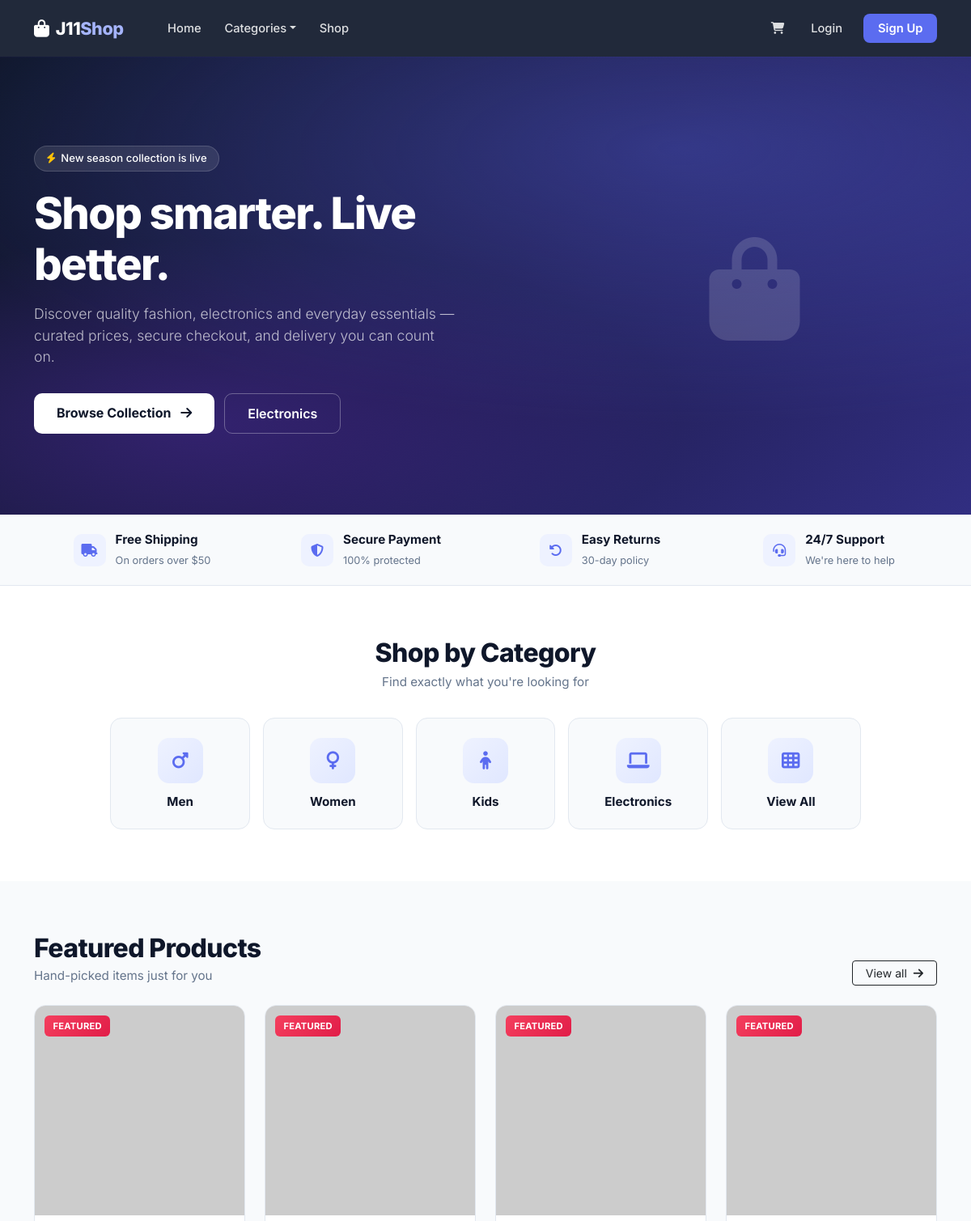
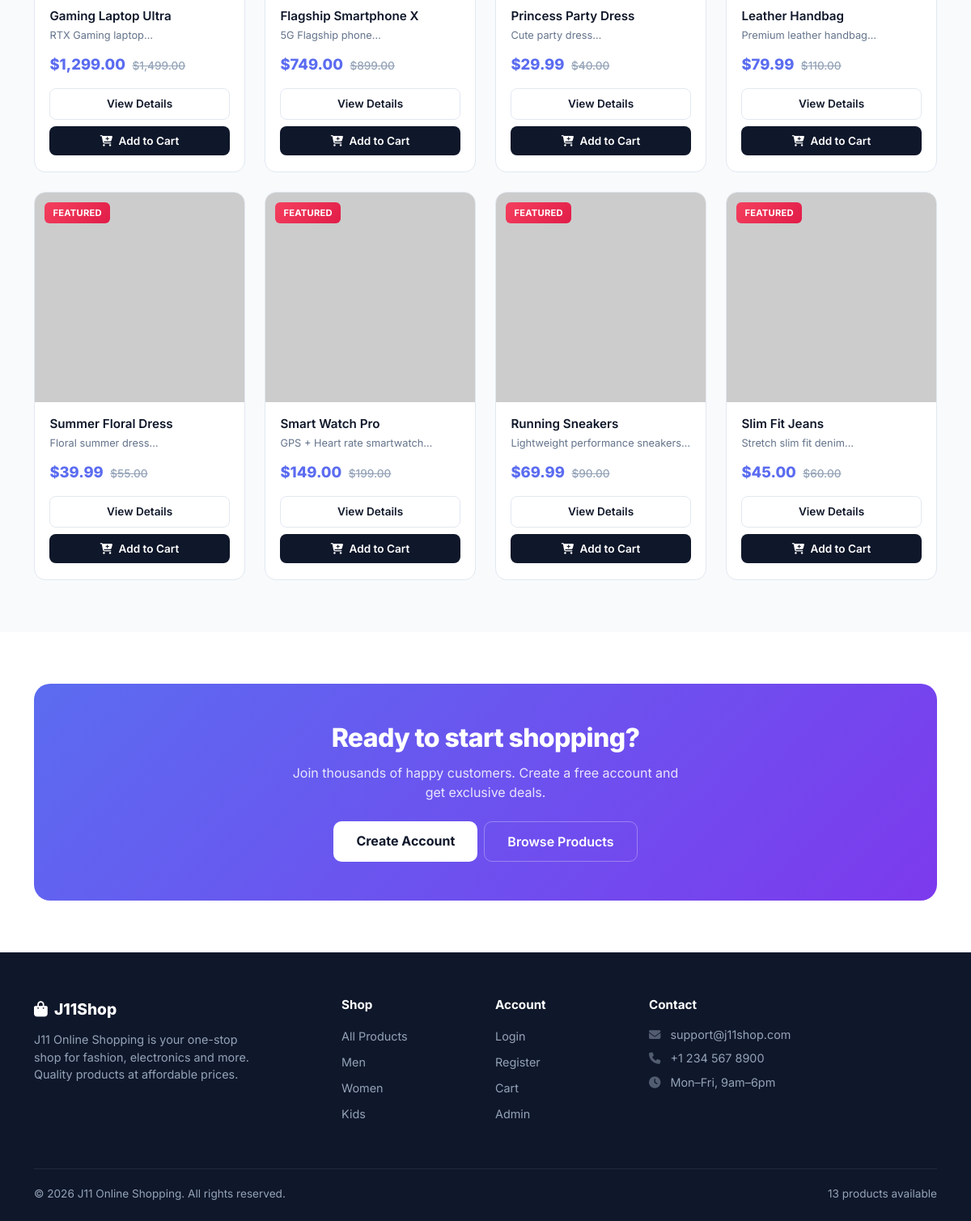
The page / on the database its author committed (2 pictures, top to bottom).
### tables this page shows
CREATE TABLE `tbl_settings` (
  `id` int(11) NOT NULL AUTO_INCREMENT,
  `logo` varchar(255) DEFAULT NULL,
  `favicon` varchar(255) DEFAULT NULL,
  `footer_about` text,
  `footer_copyright` text,
  `contact_address` text,
  `contact_email` varchar(100) DEFAULT NULL,
  `contact_phone` varchar(50) DEFAULT NULL,
  `contact_map_iframe` text,
  `meta_title_home` varchar(255) DEFAULT NULL,
  `meta_keyword_home` text,
  `meta_description_home` text,
  PRIMARY KEY (`id`)
);

CREATE TABLE `tbl_top_category` (
  `tcat_id` int(11) NOT NULL AUTO_INCREMENT,
  `tcat_name` varchar(255) NOT NULL,
  `show_on_menu` tinyint(1) NOT NULL DEFAULT 1,
  PRIMARY KEY (`tcat_id`)
);

CREATE TABLE `tbl_product` (
  `p_id` int(11) NOT NULL AUTO_INCREMENT,
  `p_name` varchar(255) NOT NULL,
  `p_old_price` decimal(10,2) DEFAULT NULL,
  `p_current_price` decimal(10,2) NOT NULL,
  `p_qty` int(11) NOT NULL DEFAULT 0,
  `p_featured_photo` varchar(255) DEFAULT NULL,
  `p_description` text,
  `p_short_description` text,
  `p_feature` text,
  `p_condition` text,
  `p_return_policy` text,
  `p_total_view` int(11) NOT NULL DEFAULT 0,
  `p_is_featured` tinyint(1) NOT NULL DEFAULT 0,
  `p_is_active` tinyint(1) NOT NULL DEFAULT 1,
  `ecat_id` int(11) DEFAULT NULL,
  PRIMARY KEY (`p_id`),
  KEY `ecat_id` (`ecat_id`)
);

### index.php (the view, shortened to what this page needs)
<?php
require_once('inc_config.php');
$stmt = $pdo->query("SELECT * FROM tbl_product WHERE p_is_active=1 ORDER BY p_is_featured DESC, p_id DESC LIMIT 8");
$products = $stmt->fetchAll();
$top_cats = $pdo->query("SELECT * FROM tbl_top_category WHERE show_on_menu=1")->fetchAll();
$settings = $pdo->query("SELECT * FROM tbl_settings WHERE id=1")->fetch() ?: [];
$hero_image = !empty($settings['hero_image']) ? 'assets/uploads/' . $settings['hero_image'] : '';
$hero_title = $settings['hero_title'] ?? 'Shop smarter. Live better.';
$hero_subtitle = $settings['hero_subtitle'] ?? 'Discover quality fashion, electronics and everyday essentials — curated prices, secure checkout, and delivery you can count on.';
$contact_email = $settings['contact_email'] ?? '<?php echo htmlspecialchars($contact_email); ?>';
$contact_phone = $settings['contact_phone'] ?? '<?php echo htmlspecialchars($contact_phone); ?>';
$footer_about = $settings['footer_about'] ?? '<?php echo htmlspecialchars($footer_about); ?>';
$total_products = $pdo->query("SELECT COUNT(*) FROM tbl_product WHERE p_is_active=1")->fetchColumn();
?>
<!DOCTYPE html>
<html lang="en">
<head>
    <link href="https://cdn.jsdelivr.net/npm/bootstrap@5.3.3/dist/css/bootstrap.min.css" rel="stylesheet">
    <link href="https://cdnjs.cloudflare.com/ajax/libs/font-awesome/6.5.1/css/all.min.css" rel="stylesheet">
</head>
<body>
<nav class="navbar navbar-expand-lg sticky-top">
    <div class="container">
        <a class="navbar-brand" href="index.php">
            <i class="fas fa-shopping-bag me-1"></i> J11<span>Shop</span>
        </a>
        <div class="collapse navbar-collapse" id="nav">
            <ul class="navbar-nav me-auto ms-lg-4">
                <li class="nav-item"><a class="nav-link" href="index.php">Home</a></li>
                <li class="nav-item dropdown">
                    <a class="nav-link dropdown-toggle" href="#" data-bs-toggle="dropdown">Categories</a>
                </li>
                <li class="nav-item"><a class="nav-link" href="products.php">Shop</a></li>
            </ul>
            <ul class="navbar-nav align-items-lg-center gap-lg-1">
                <li class="nav-item">
                    <a class="nav-link" href="cart.php">
                        <i class="fas fa-shopping-cart"></i>
                    </a>
                </li>
                <?php if (isset($_SESSION['customer'])): ?>
                    <li class="nav-item">
                        <a class="nav-link" href="customer-dashboard.php">
                            <i class="fas fa-user me-1"></i><?php echo htmlspecialchars($_SESSION['customer']['cust_name']); ?>
                        </a>
                    </li>
                    <li class="nav-item"><a class="nav-link" href="logout.php">Logout</a></li>
                <?php else: ?>
                    <li class="nav-item"><a class="nav-link" href="login.php">Login</a></li>
                    <li class="nav-item"><a class="nav-link btn-nav ms-lg-2" href="register.php">Sign Up</a></li>
                <?php endif; ?>
            </ul>
        </div>
    </div>
</nav>
<section class="hero<?php echo $hero_image ? ' has-image' : ''; ?>"
         <?php if ($hero_image): ?>style="background-image: url('<?php echo htmlspecialchars($hero_image); ?>')"<?php endif; ?>>
    <div class="container">
        <div class="row align-items-center">
            <div class="col-lg-7">
                <div class="hero-badge">
                    <i class="fas fa-bolt text-warning"></i> New season collection is live
                </div>
                <h1><?php
                    $parts = explode('|', $hero_title, 2);
                    echo htmlspecialchars(trim($parts[0]));
                ?></h1>
                <p class="lead">
                    <?php echo htmlspecialchars($hero_subtitle); ?>
                </p>
                <div class="hero-actions">
                    <a href="products.php" class="btn btn-hero">
                        Browse Collection <i class="fas fa-arrow-right ms-2"></i>
                    </a>
                    <a href="products.php?cat=4" class="btn btn-hero-outline">Electronics</a>
                </div>
            </div>
            <div class="col-lg-5 d-none d-lg-block text-center">
                <div style="font-size:8rem;opacity:0.15;line-height:1">
                    <i class="fas fa-shopping-bag"></i>
                </div>
            </div>
        </div>
    </div>
</section>
<div class="trust-bar">
    <div class="container">
        <div class="row g-3 text-center text-md-start">
            <div class="col-6 col-md-3">
                <div class="trust-item">
                    <i class="fas fa-truck"></i>
                    <div>
                        <strong>Free Shipping</strong>
                        <span>On orders over $50</span>
                    </div>
                </div>
            </div>
            <div class="col-6 col-md-3">
                <div class="trust-item">
                    <i class="fas fa-shield-halved"></i>
                    <div>
                        <strong>Secure Payment</strong>
                        <span>100% protected</span>
                    </div>
                </div>
            </div>
            <div class="col-6 col-md-3">
                <div class="trust-item">
                    <i class="fas fa-rotate-left"></i>
                    <div>
                        <strong>Easy Returns</strong>
                        <span>30-day policy</span>
                    </div>
                </div>
            </div>
            <div class="col-6 col-md-3">
                <div class="trust-item">
                    <i class="fas fa-headset"></i>
                    <div>
                        <strong>24/7 Support</strong>
                        <span>We're here to help</span>
                    </div>
                </div>
            </div>
        </div>
    </div>
</div>
<section class="section-pad">
    <div class="container">
        <div class="text-center mb-2">
            <h2 class="section-title">Shop by Category</h2>
            <p class="section-sub">Find exactly what you're looking for</p>
        </div>
        <div class="row g-3 justify-content-center">
            <?php
            $cat_icons = ['fa-mars', 'fa-venus', 'fa-child', 'fa-laptop'];
            $i = 0;
            foreach ($top_cats as $cat):
                $icon = $cat_icons[$i % count($cat_icons)];
                $i++;
            ?>
                <div class="col-6 col-md-3 col-lg-2">
                    <a href="products.php?cat=<?php echo $cat['tcat_id']; ?>" class="cat-card">
                        <div class="cat-icon"><i class="fas <?php echo $icon; ?>"></i></div>
                        <h6><?php echo htmlspecialchars($cat['tcat_name']); ?></h6>
                    </a>
                </div>
            <?php endforeach; ?>
            <div class="col-6 col-md-3 col-lg-2">
                <a href="products.php" class="cat-card">
                    <div class="cat-icon"><i class="fas fa-th"></i></div>
                    <h6>View All</h6>
                </a>
            </div>
        </div>
    </div>
</section>
<section class="section-pad" style="background: var(--surface);">
    <div class="container">
        <div class="d-flex flex-wrap justify-content-between align-items-end mb-4 gap-2">
            <div>
                <h2 class="section-title mb-1">Featured Products</h2>
                <p class="section-sub mb-0">Hand-picked items just for you</p>
            </div>
            <a href="products.php" class="btn btn-outline-dark btn-sm px-3">
                View all <i class="fas fa-arrow-right ms-1"></i>
            </a>
        </div>
        <div class="row g-4">
            <?php if (empty($products)): ?>
                <div class="col-12 text-center py-5">
                    <i class="fas fa-box-open fa-3x text-muted mb-3"></i>
                    <p class="text-muted">No products yet. Check back soon or visit the Admin panel.</p>
                </div>
            <?php else: ?>
                <?php foreach ($products as $p): ?>
                    <div class="col-6 col-md-4 col-lg-3">
                        <div class="product-card">
                            <div class="img-wrap">
                                <?php if ($p['p_is_featured']): ?>
                                    <span class="badge-featured">Featured</span>
                                <?php endif; ?>
                                <img src="<?php echo $p['p_featured_photo'] ? 'assets/uploads/'.$p['p_featured_photo'] : 'https://placehold.co/400x400/e2e8f0/64748b?text='.urlencode(substr($p['p_name'],0,12)); ?>"
                                     alt="<?php echo htmlspecialchars($p['p_name']); ?>"
                                     onerror="this.src='https://placehold.co/400x400/e2e8f0/64748b?text=Product'">
                            </div>
                            <div class="card-body d-flex flex-column">
                                <h6 class="card-title"><?php echo htmlspecialchars($p['p_name']); ?></h6>
                                <?php if (!empty($p['p_short_description'])): ?>
                                    <p class="card-text"><?php echo htmlspecialchars(mb_substr($p['p_short_description'], 0, 55)); ?>…</p>
                                <?php endif; ?>
                                <div class="mb-3">
                                    <span class="price">$<?php echo number_format($p['p_current_price'], 2); ?></span>
                                    <?php if ($p['p_old_price'] > $p['p_current_price']): ?>
                                        <span class="old-price ms-1">$<?php echo number_format($p['p_old_price'], 2); ?></span>
                                    <?php endif; ?>
                                </div>
                                <div class="mt-auto d-grid gap-2">
                                    <a href="product.php?id=<?php echo $p['p_id']; ?>" class="btn btn-view btn-sm">View Details</a>
                                    <form action="cart-add.php" method="post">
                                        <button type="submit" class="btn btn-add btn-sm w-100">
                                            <i class="fas fa-cart-plus me-1"></i> Add to Cart
                                        </button>
                                    </form>
                                </div>
                            </div>
                        </div>
                    </div>
                <?php endforeach; ?>
            <?php endif; ?>
        </div>
    </div>
</section>
<section class="section-pad">
    <div class="container">
        <div class="cta-band">
            <h2>Ready to start shopping?</h2>
            <p>Join thousands of happy customers. Create a free account and get exclusive deals.</p>
            <div class="d-flex flex-wrap justify-content-center gap-2">
                <a href="register.php" class="btn btn-hero">Create Account</a>
                <a href="products.php" class="btn btn-hero-outline">Browse Products</a>
            </div>
        </div>
    </div>
</section>
<footer>
    <div class="container">
        <div class="row g-4">
            <div class="col-md-4">
                <div class="footer-brand"><i class="fas fa-shopping-bag me-1"></i> J11Shop</div>
                <p class="mb-3" style="font-size:0.9rem;max-width:280px">
                    <?php echo htmlspecialchars($footer_about); ?>
                </p>
            </div>
            <div class="col-6 col-md-2">
                <h5>Shop</h5>
                <ul class="list-unstyled d-flex flex-column gap-2">
                    <li><a href="products.php">All Products</a></li>
                    <?php foreach (array_slice($top_cats, 0, 3) as $cat): ?>
                        <li><a href="products.php?cat=<?php echo $cat['tcat_id']; ?>"><?php echo htmlspecialchars($cat['tcat_name']); ?></a></li>
                    <?php endforeach; ?>
                </ul>
            </div>
            <div class="col-6 col-md-2">
                <h5>Account</h5>
                <ul class="list-unstyled d-flex flex-column gap-2">
                    <li><a href="login.php">Login</a></li>
                    <li><a href="register.php">Register</a></li>
                    <li><a href="cart.php">Cart</a></li>
                    <li><a href="Admin/login.php">Admin</a></li>
                </ul>
            </div>
            <div class="col-md-4">
                <h5>Contact</h5>
                <ul class="list-unstyled d-flex flex-column gap-2" style="font-size:0.9rem">
                    <li><i class="fas fa-envelope me-2 opacity-50"></i> <?php echo htmlspecialchars($contact_email); ?></li>
                    <li><i class="fas fa-phone me-2 opacity-50"></i> <?php echo htmlspecialchars($contact_phone); ?></li>
                    <li><i class="fas fa-clock me-2 opacity-50"></i> Mon–Fri, 9am–6pm</li>
                </ul>
            </div>
        </div>
        <div class="footer-bottom d-flex flex-wrap justify-content-between gap-2">
            <span>&copy; <?php echo date('Y'); ?> J11 Online Shopping. All rights reserved.</span>
            <span><?php echo (int)$total_products; ?> products available</span>
        </div>
    </div>
</footer>
</body>
</html>

### rows shown on the page
tbl_settings: hero_title "Shop smarter. Live better.", hero_subtitle "Discover quality fashion, electronics and everyday essentials — curated prices, secure checkout, and delivery you can count on.", footer_about "J11 Online Shopping is your one-stop shop for fashion, electronics and more. Quality products at affordable prices.", contact_email "support@j11shop.com", contact_phone "+1 234 567 8900"
tbl_top_category: tcat_name "Men"
tbl_top_category: tcat_name "Women"
tbl_top_category: tcat_name "Kids"
tbl_top_category: tcat_name "Electronics"
tbl_product: p_is_featured "FEATURED", p_name "Gaming Laptop Ultra", p_short_description "RTX Gaming laptop", p_current_price "1,299.00", p_old_price "1,499.00"
tbl_product: p_is_featured "FEATURED", p_name "Flagship Smartphone X", p_short_description "5G Flagship phone", p_current_price "749.00", p_old_price "899.00"
tbl_product: p_is_featured "FEATURED", p_name "Princess Party Dress", p_short_description "Cute party dress", p_current_price "29.99", p_old_price "40.00"
tbl_product: p_is_featured "FEATURED", p_name "Leather Handbag", p_short_description "Premium leather handbag", p_current_price "79.99", p_old_price "110.00"
tbl_product: p_is_featured "FEATURED", p_name "Summer Floral Dress", p_short_description "Floral summer dress", p_current_price "39.99", p_old_price "55.00"
tbl_product: p_is_featured "FEATURED", p_name "Smart Watch Pro", p_short_description "GPS + Heart rate smartwatch", p_current_price "149.00", p_old_price "199.00"
tbl_product: p_is_featured "FEATURED", p_name "Running Sneakers", p_short_description "Lightweight performance sneakers", p_current_price "69.99", p_old_price "90.00"
tbl_product: p_is_featured "FEATURED", p_name "Slim Fit Jeans", p_short_description "Stretch slim fit denim", p_current_price "45.00", p_old_price "60.00"

### other values the page prints
$total_products "13"
